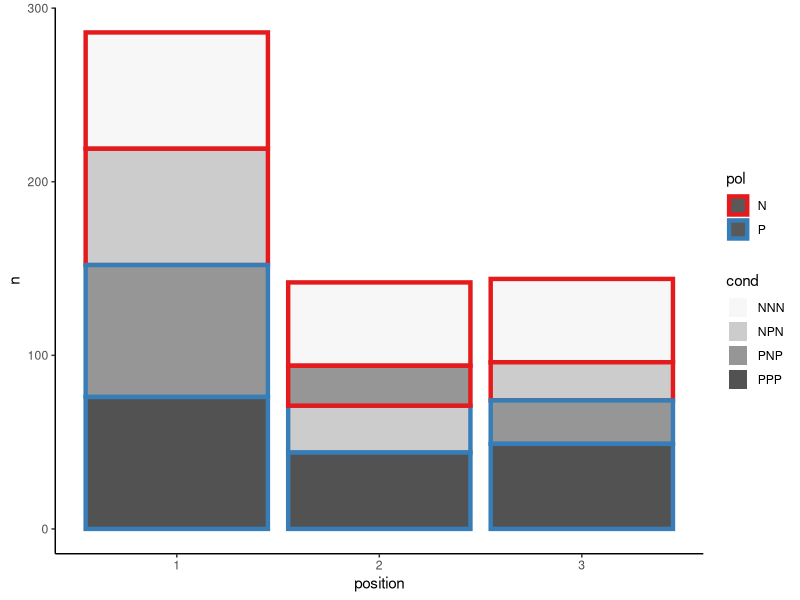
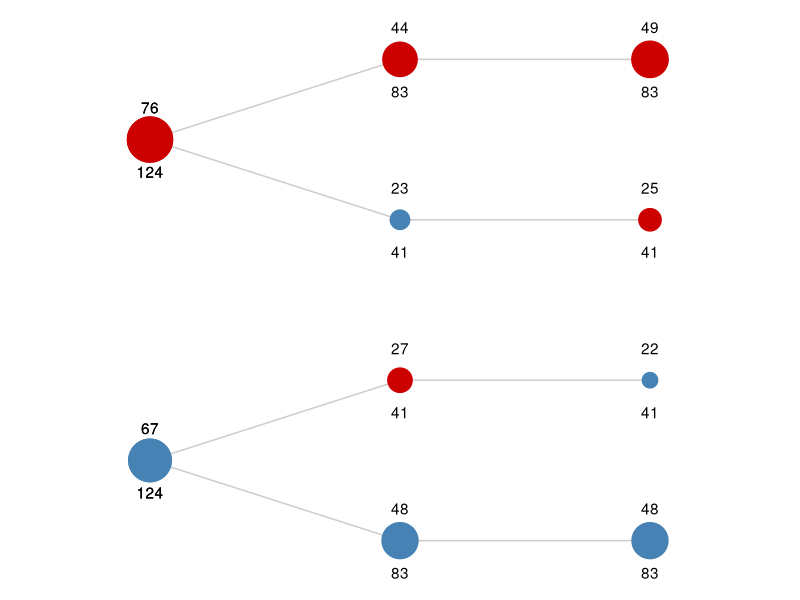
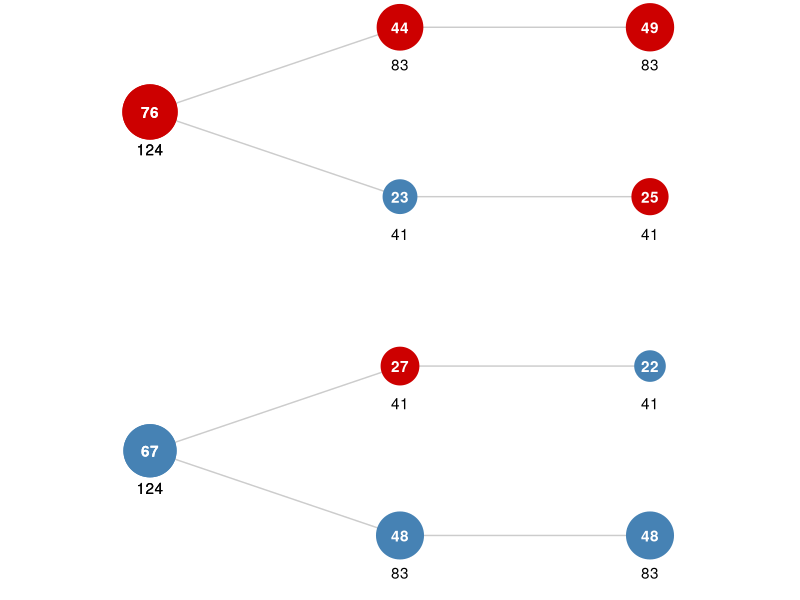
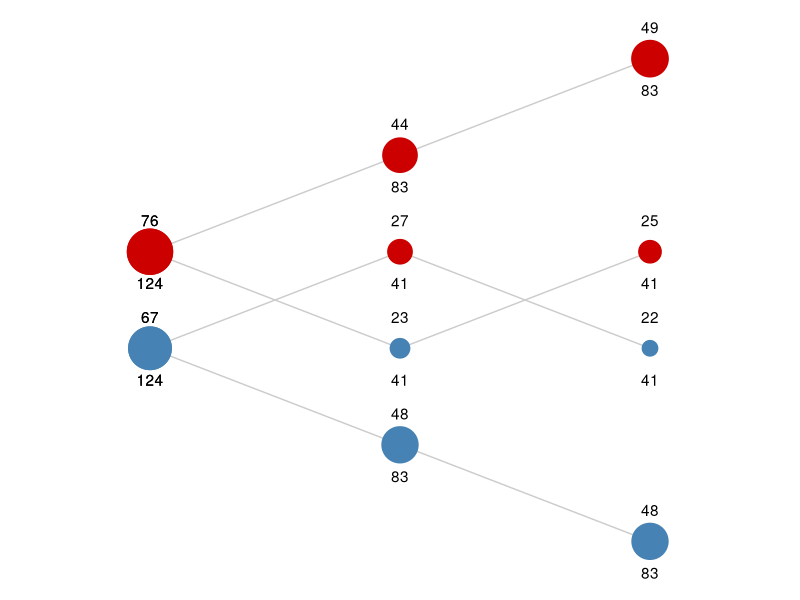
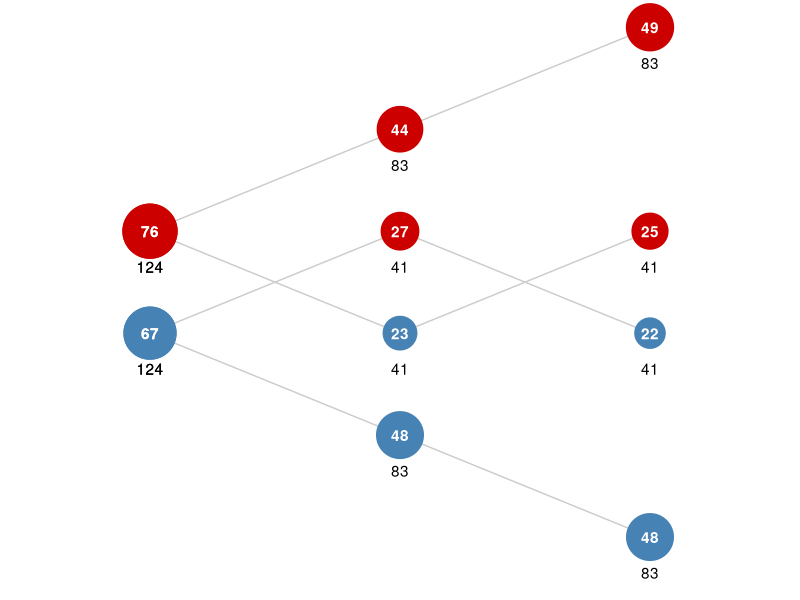

The R source for these figures, in order:
## ---- chunk 1
knitr::opts_chunk$set(echo = TRUE)

library(knitr)
library(rmarkdown)
library(tidyverse)
## ---- chunk 2
# basic data: 
dat_n <- tribble(
  ~cond, ~l_1, 	~l_2,	~l_3, 
  "NNN",  67,	48,	48,
  "NPN",	67,	27,	22,
  "PNP",	76,	23,	25,
  "PPP",	76,	44,	49)
dat_n

dat_tot <- tribble(
  ~cond, ~l_1, 	~l_2,	~l_3, 
  "NNN",  124,	83,	83,
  "NPN",	124,	41,	41,
  "PNP",	124,	41, 41,
  "PPP",	124,	83,	83)
dat_tot

# y values (for flowcharts): 

dy1 <- tribble(
  ~cond, ~y_1, 	~y_2,	~y_3, 
  "NNN",  1.5,	1,	1,
  "NPN",	1.5,	2,	2,
  "PNP",	3.5,	3,	3,
  "PPP",	3.5,	4,	4)

dy2 <- tribble(
  ~cond, ~y2_1, 	~y2_2,	~y2_3, 
  "NNN",  4,	2,	 0,
  "NPN",	4,	6,	 4,
  "PNP",	6,	4,	 6,
  "PPP",	6,	8,	10)

# from wide to long format:
dat_n_l <- dat_n %>% 
  gather(key = "key", value = "n", l_1:l_3) %>%
  separate(key, into = c("kill", "position")) %>%
  select(-kill) %>%
  arrange(cond, position)
dat_n_l

dat_tot_l <- dat_tot %>% 
  gather(key = "key", value = "tot", l_1:l_3) %>%
  separate(key, into = c("kill", "position")) %>%
  select(-kill) %>%
  arrange(cond, position)
dat_tot_l

dy1_l <- dy1 %>% 
  gather(key = "key", value = "y_1", y_1:y_3) %>%
  separate(key, into = c("kill", "position")) %>%
  select(-kill) %>%
  arrange(cond, position) %>%
  mutate(pol = substr(cond, position, position))
dy1_l

dy2_l <- dy2 %>% 
  gather(key = "key", value = "y_2", y2_1:y2_3) %>%
  separate(key, into = c("kill", "position")) %>%
  select(-kill) %>%
  arrange(cond, position) %>%
  mutate(pol = substr(cond, position, position))
dy2_l

## copy column:
# dat_l$y_1 <- dy_l$y_1

## safer: Join:
data_temp <- left_join(dat_n_l, dat_tot_l)
data_temp <- left_join(data_temp, dy1_l)
data_temp <- left_join(data_temp, dy2_l)
data_temp <- data_temp %>%
  select(cond, position, pol, n, tot, everything())
data_temp  
## ---- chunk 3
data_long <- data_temp
kable(data_long)
## ---- chunk 4
ggplot(data_long, aes(x = position, y = n, col = pol, fill = cond)) +
  geom_bar(stat = "identity", pos = "stack", size = 1.5) + 
  scale_color_brewer(palette = "Set1") +
  scale_fill_brewer(palette = "Greys") +
  theme_classic()
## ---- chunk 5
v_shift <- .20

ggplot(data_long, aes(x = position, y = y_1)) +
  geom_line(aes(group = cond), col = grey(.80, 1)) +
  geom_point(aes(size = n, col = pol)) +
  geom_text(aes(y = (y_1 + v_shift), label = n)) +
  geom_text(aes(y = (y_1 - v_shift), label = tot)) +
  scale_size(range = c(5, 15)) + 
  scale_color_manual(values = c("steelblue", "red3")) +
  theme_void() + 
  theme(legend.position = "none")
## ---- chunk 6
v_shift <- .22

ggplot(data_long, aes(x = position, y = y_1)) +
  geom_line(aes(group = cond), col = grey(.80, 1)) +
  geom_point(aes(size = n, col = pol)) +
  geom_text(aes(y = (y_1 + 0), label = n), color = "white", fontface = 2) +
  geom_text(aes(y = (y_1 - v_shift), label = tot), color = "black") +
  scale_size(range = c(10, 18)) + 
  scale_color_manual(values = c("steelblue", "red3")) +
  theme_void() + 
  theme(legend.position = "none")
## ---- chunk 7
v_shift <- .65

ggplot(data_long, aes(x = position, y = y_2)) +
  geom_line(aes(group = cond), col = grey(.80, 1)) +
  geom_point(aes(size = n, col = pol)) +
  geom_text(aes(y = (y_2 + v_shift), label = n), color = "black") +
  geom_text(aes(y = (y_2 - v_shift), label = tot), color = "black") +
  scale_size(range = c(5, 15)) + 
  scale_color_manual(values = c("steelblue", "red3")) +
  theme_void() + 
  theme(legend.position = "none")
## ---- chunk 8
v_shift <- .70

ggplot(data_long, aes(x = position, y = y_2)) +
  geom_line(aes(group = cond), col = grey(.80, 1)) +
  geom_point(aes(size = n, col = pol)) +
  geom_text(aes(y = (y_2 + 0), label = n), color = "white", fontface = 2) +
  geom_text(aes(y = (y_2 - v_shift), label = tot), color = "black") +
  scale_size(range = c(10, 18)) + 
  scale_color_manual(values = c("steelblue", "red3")) +
  theme_void() + 
  theme(legend.position = "none")
